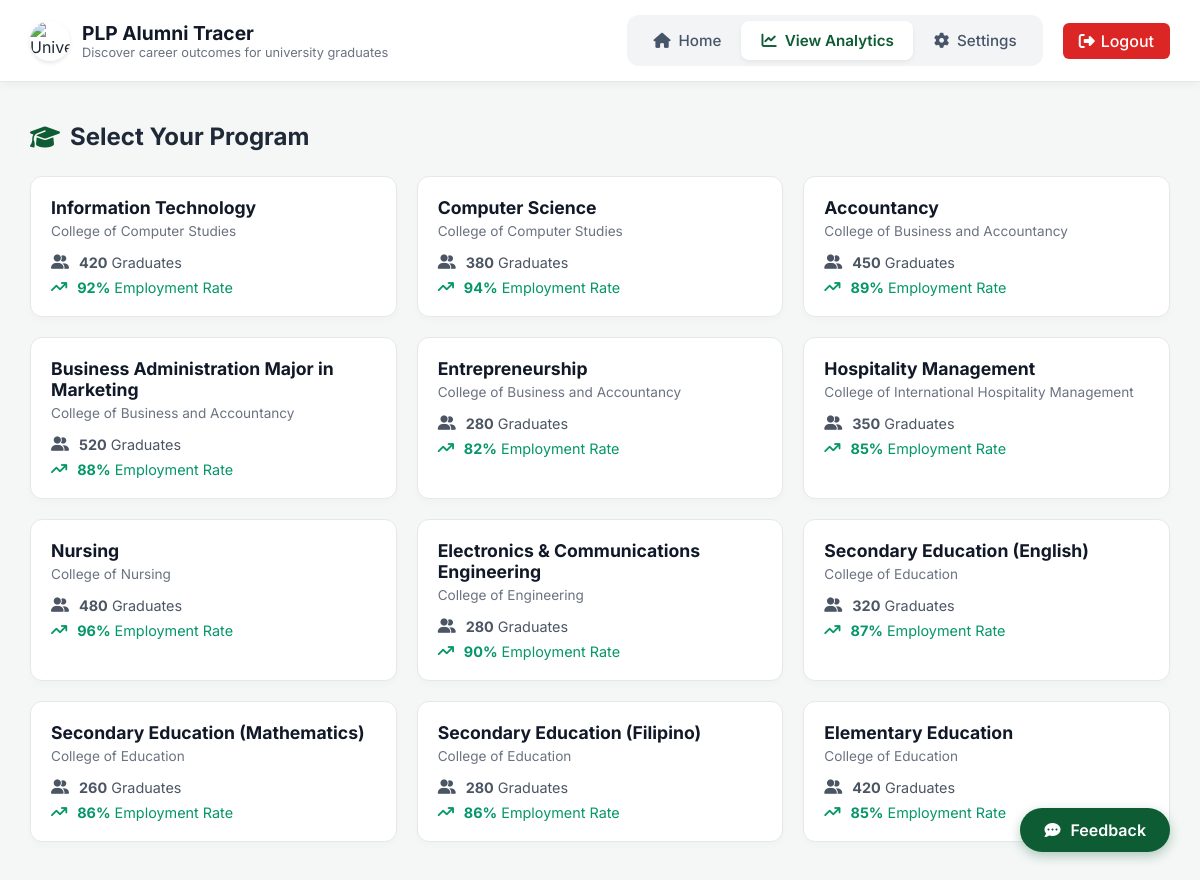
/alumni/analytics.php (signed in), run on the app's committed database.
### tables this page shows
CREATE TABLE `programs` (
  `id` int(11) NOT NULL,
  `name` varchar(255) NOT NULL,
  `college` varchar(255) NOT NULL,
  `graduates` int(11) NOT NULL,
  `employment_rate` int(11) NOT NULL
);

### alumni/analytics.php (the view, shortened to what this page needs)
<?php
require '../includes/db.php';
$sql = "SELECT * FROM programs";
$result = $conn->query($sql);
?>
<!DOCTYPE html>
<html lang="en">
<head>
    <link rel="stylesheet" href="../assets/css/dashboard-style.css?v=<?php echo time(); ?>">
    <link rel="stylesheet" href="https://cdnjs.cloudflare.com/ajax/libs/font-awesome/6.4.0/css/all.min.css">
</head>
<body>
    <?php include '../includes/navbar.php'; ?>
    <main class="dashboard-container">
        <div class="section-header">
            <i class="fas fa-graduation-cap header-icon"></i>
            <h2>Select Your Program</h2>
        </div>
        <div class="program-grid">
            <?php
            if ($result->num_rows > 0) {
                while($row = $result->fetch_assoc()) {
                    echo '
                    <div class="program-card" onclick="loadAnalytics('.$row["id"].', \''.htmlspecialchars($row["name"]).'\')">
                        <h3>'.$row["name"].'</h3>
                        <p class="college">'.$row["college"].'</p>
                        <div class="stats">
                            <div class="stat">
                                <i class="fas fa-user-friends"></i>
                                <span><strong>'.$row["graduates"].'</strong> Graduates</span>
                            </div>
                            <div class="stat green-stat">
                                <i class="fas fa-arrow-trend-up"></i>
                                <span><strong>'.$row["employment_rate"].'%</strong> Employment Rate</span>
                            </div>
                        </div>
                    </div>';
                }
            }
            ?>
        </div>
    </main>
</body>
</html>

### assets/css/dashboard-style.css (style rules this page uses)
* { margin: 0; padding: 0; box-sizing: border-box; font-family: 'Inter', sans-serif; }
body { background-color: #f4f7f6; color: #1f2937; }
.dashboard-container { max-width: 1400px; width: 95%; margin: 40px auto; }
.section-header { display: flex; align-items: center; gap: 10px; margin-bottom: 25px; }
.header-icon { color: #0d5c34; font-size: 1.5rem; }
.program-grid { display: grid; grid-template-columns: repeat(auto-fill, minmax(280px, 1fr)); gap: 20px; }
.program-card { background: white; border-radius: 12px; padding: 20px; border: 1px solid #e5e7eb; box-shadow: 0 4px 6px rgba(0,0,0,0.02); cursor: pointer; transition: transform 0.2s, box-shadow 0.2s, border-color 0.2s; }
.program-card h3 { font-size: 1.1rem; margin-bottom: 5px; color: #111827; }
.college { color: #6b7280; font-size: 0.85rem; margin-bottom: 15px; }
.stats { display: flex; flex-direction: column; gap: 8px; font-size: 0.9rem; }
.stat { display: flex; align-items: center; gap: 10px; color: #4b5563; }
.green-stat { color: #059669; }
html { scroll-behavior: smooth; }

### data on the page
programs: name "Information Technology", college "College of Computer Studies", graduates "420", employment_rate "92"
programs: name "Computer Science", college "College of Computer Studies", graduates "380", employment_rate "94"
programs: name "Accountancy", college "College of Business and Accountancy", graduates "450", employment_rate "89"
programs: name "Business Administration Major in Marketing", college "College of Business and Accountancy", graduates "520", employment_rate "88"
programs: name "Entrepreneurship", college "College of Business and Accountancy", graduates "280", employment_rate "82"
programs: name "Hospitality Management", college "College of International Hospitality Management", graduates "350", employment_rate "85"
programs: name "Nursing", college "College of Nursing", graduates "480", employment_rate "96"
programs: name "Electronics & Communications Engineering", college "College of Engineering", graduates "280", employment_rate "90"
programs: name "Secondary Education (English)", college "College of Education", graduates "320", employment_rate "87"
programs: name "Secondary Education (Mathematics)", college "College of Education", graduates "260", employment_rate "86"
programs: name "Secondary Education (Filipino)", college "College of Education", graduates "280", employment_rate "86"
programs: name "Elementary Education", college "College of Education", graduates "420", employment_rate "85"
